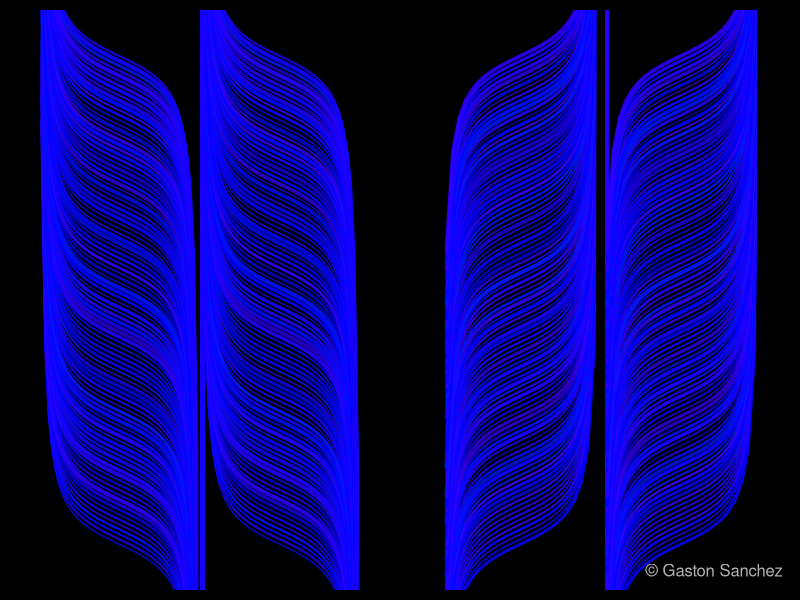

This figure's R source:
# generate pairs of x-y values
x1 = c(seq(0, pi, length = 50), seq(pi, 2*pi, length = 50))
y1 = cos(x1) / sin(x1)
x2 = seq(1.02 * 2 * pi + pi/2, 4*pi + pi/2, length = 50)
y2 = tan(x2)

# set graphical parameters
op = par(bg="black", mar=rep(.5,4))

# plot
plot(c(x1, x2), c(y1, y2), type = "n", ylim = c(-11, 11))
for (i in seq(-10, 10, length = 100))
{
  lines(x1, y1 + i, col = hsv(runif(1,.65,.7), 1, 1, runif(1,.7)), 
        lwd = 4 * runif(1, 0.3))
  lines(x2, y2 + i, col = hsv(runif(1,.65,.7), 1, 1, runif(1,.7)), 
        lwd = 4 * runif(1, 0.3))
}

# signature
legend("bottomright", legend =
         "© Gaston Sanchez", bty = "n", text.col = "gray70")